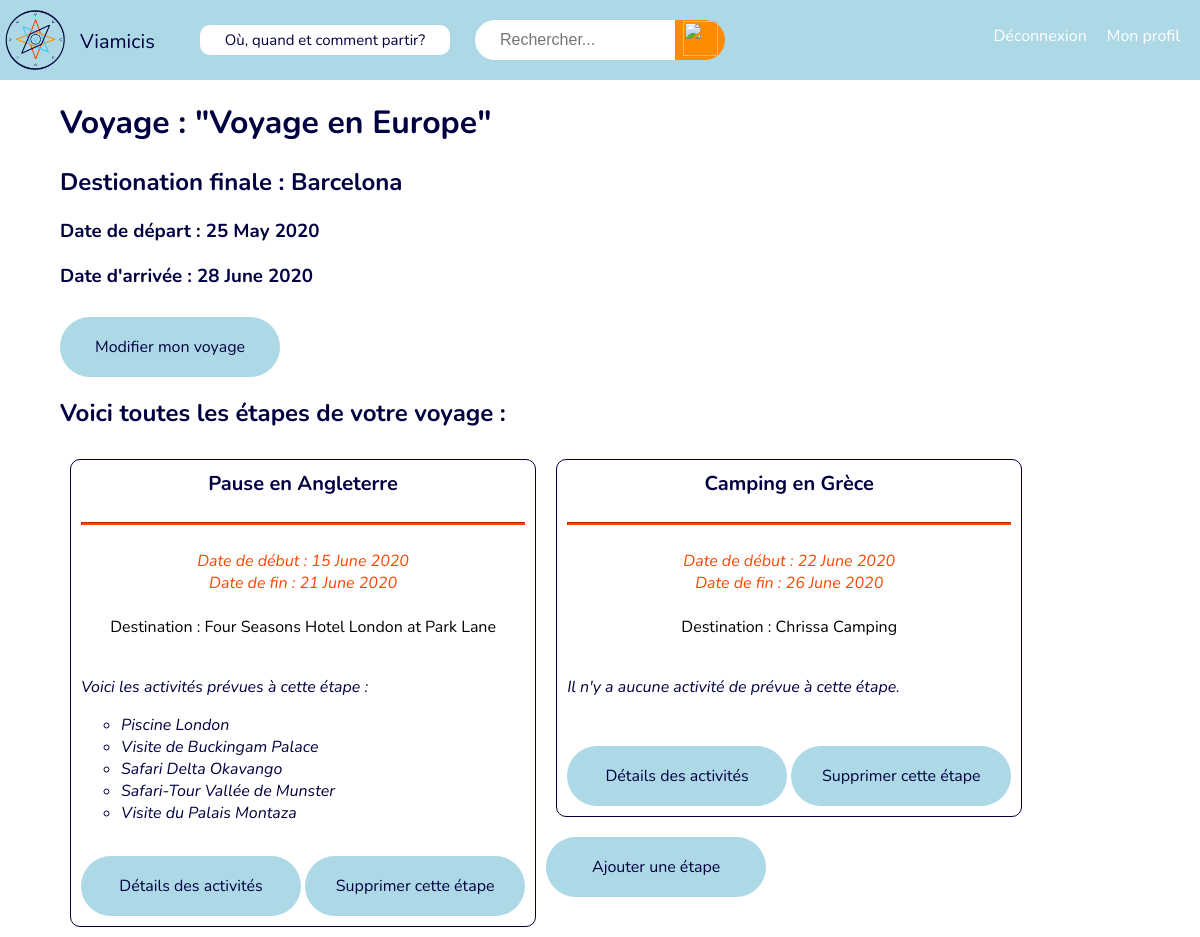
Page /details_voyage.php?trip_id=50 (signed in) on the committed database.
### tables this page shows
CREATE TABLE `trips` (
  `trip_id` int(11) NOT NULL,
  `trip_name` varchar(256) NOT NULL,
  `date_beginning` date DEFAULT NULL,
  `date_end` date DEFAULT NULL,
  `location` varchar(256) DEFAULT NULL,
  `creator_id` int(11) NOT NULL
);

CREATE TABLE `steps` (
  `step_id` int(11) NOT NULL,
  `step_name` varchar(128) NOT NULL,
  `trip_id` int(11) NOT NULL,
  `date_beginning` date NOT NULL,
  `date_end` date NOT NULL,
  `accomodation_id` int(11) NOT NULL
);

CREATE TABLE `accomodations` (
  `accomodation_id` int(11) NOT NULL,
  `accomodation_name` varchar(128) NOT NULL,
  `type` varchar(64) NOT NULL,
  `location` varchar(256) NOT NULL,
  `description` text NOT NULL,
  `price` float UNSIGNED DEFAULT NULL,
  `pays` varchar(256) NOT NULL,
  `type_lieu` varchar(256) NOT NULL,
  `lien_img` varchar(250) DEFAULT NULL,
  `saisie_user` tinyint(1) DEFAULT NULL
);

CREATE TABLE `activities` (
  `activity_id` int(11) NOT NULL,
  `activity_name` text NOT NULL,
  `step_id` int(11) NOT NULL,
  `type` text NOT NULL,
  `date_beginning` date NOT NULL,
  `date_end` date NOT NULL,
  `description` text NOT NULL,
  `price` float UNSIGNED DEFAULT NULL
);

### bd/web_voyageDB.php (called while the page is built, shortened)
<?php
class web_voyageDB {
    private $host    = 'localhost';
    private $name    = 'web_voyage';
    private $user    = 'root';
    private $pass    = '';
    private $connexion;
    function __construct($host = null, $name = null, $user = null, $pass = null){
        try{
            $this->connexion = new PDO('mysql:host=' . $this->host . ';dbname=' . $this->name,
                $this->user, $this->pass, array(PDO::MYSQL_ATTR_INIT_COMMAND =>'SET NAMES UTF8',
                PDO::ATTR_ERRMODE => PDO::ERRMODE_WARNING));
        }catch (PDOException $e){
            echo 'Erreur : Impossible de se connecter a la BDD !';
            die();
        }
    }
    public function query($sql, $data = array()){
        $req = $this->connexion->prepare($sql);
        $req->execute($data);
        return $req;
    }
}
$DB = new web_voyageDB();
?>

### details_voyage.php (the view, shortened to what this page needs)
<?php
include('bd/web_voyageDB.php');
?>
<!DOCTYPE html>
<html>
<head>
    <link type="text/css" rel="stylesheet" href="style.css">
</head>
<body>
    <div id="barre">
        <a id="nom_site" href="accueil.html">
            <img id="logo" src="images/logo web2.png" />
            <gf-specimen-header id="header"> Viamicis </gf-specimen-header>
        </a>
        <div id="dropdown">
            <button id="boutonmenuprincipal">Où, quand et comment partir?</button>
        </div>
        <div id="box">
            <form action="recherche.php" method="GET">
                <input id="texte_recherche" type="search" name="recherche" placeholder="Rechercher...">
                <button type="submit" id="bouton_recherche">
                    <img id="icone_recherche" src="https://img.icons8.com/dotty/80/000000/search.png" />
                </button>
            </form>
        </div>
        <p id="profil"><a href="profil.php">Mon profil</a></p>
        <p id="deconnexion"> <a href="deconnexion.php">Déconnexion</a></p>
    </div>
    <?php
    if (isset($_GET['trip_id']) and !empty($_GET['trip_id'])) {
        $voyage = (array) (int) $_GET['trip_id'];
        $information = $DB->query('SELECT * FROM trips WHERE trip_id LIKE ?', $voyage);
        $etape = $DB->query('SELECT * FROM steps WHERE trip_id LIKE ?', $voyage);
        if ($information->rowCount() > 0) {
            foreach ($information as $information) {
    ?>
                <div id="encart_details_voyage">
                    <h1>Voyage : "<?= $information['trip_name'] ?>" </h1>
                    <?php
                    if ($information['location'] == NULL) {
                    ?>
                        <h2>Destionation finale non renseignée</h2>
                    <?php
                    } else {
                    ?>
                        <h2>Destionation finale : <?= $information['location'] ?></h2>
                    <?php
                    }
                    ?>
                    <?php
                    $str_date_debut = strftime('%d %B %Y', strtotime($information['date_beginning']));
                    if ($information['date_beginning'] == NULL) {
                    ?>
                        <h3>Date de départ non renseignée</h3>
                    <?php
                    } else {
                    ?>
                        <h3>Date de départ : <?= $str_date_debut ?></h3>
                    <?php
                    }
                    ?>
                    <?php
                    $str_date_fin = strftime('%d %B %Y', strtotime($information['date_end']));
                    if ($information['date_end'] == NULL) {
                    ?>
                        <h3>Date d'arrivée non renseignée</h3>
                    <?php
                    } else {
                    ?>
                        <h3>Date d'arrivée : <?= $str_date_fin ?></h3>
                    <?php
                    }
                    ?>
                    <div class="button_detail_voyage">
                        <a href="modifier_voyage.php?trip_id=<?= $information['trip_id'] ?>">
                            Modifier mon voyage
                        </a>
                    </div>
                    <br>
                <?php
            }
            if ($etape->rowCount() > 0) {
                ?>
                    <h2>Voici toutes les étapes de votre voyage :</h2>
                    <?php
                    foreach ($etape as $etape) {
                        $id_destination = (array) (int) $etape['accomodation_id'];
                        $destination = $DB->query('SELECT * FROM accomodations WHERE accomodations.accomodation_id LIKE ?', $id_destination);
                        foreach ($destination as $destination) {
                            $str_date_debut = strftime('%d %B %Y', strtotime($etape['date_beginning']));
                            $str_date_fin = strftime('%d %B %Y', strtotime($etape['date_end']));
                    ?>
                            <ul class="result_recherche">
                                <li id="lieu"><?= $etape['step_name'] ?></li>
                                <hr>
                                <li id="continent">Date de début : <?= $str_date_debut ?></li>
                                <li id="continent">Date de fin : <?= $str_date_fin ?></li>
                                <br>
                                <li id="ville">
                                    <a href="details.php?id=<?= $destination['accomodation_id'] ?>&iduser=<?= $_SESSION['id'] ?>">
                                        Destination : <?= $destination['accomodation_name'] ?>
                                    </a>
                                </li>
                                <br>
                                <?php
                                $etape_id = (array) (int) $etape['step_id'];
                                $activities = $DB->query('SELECT * FROM activities WHERE activities.step_id LIKE ?', $etape_id);
                                if ($activities->rowCount() > 0) {
                                ?>
                                    <p class="list_activities">Voici les activités prévues à cette étape :</p>
                                    <ul class="list_activities">
                                        <?php
                                        foreach ($activities as $activities) {
                                        ?>
                                            <li><?= $activities['activity_name'] ?></li>
                                        <?php
                                        }
                                        ?>
                                    </ul>
                                <?php
                                }
                                else {
                                ?>
                                    <p class="list_activities">Il n'y a aucune activité de prévue à cette étape.</p>
                                <?php
                                }
                                ?>
                                <br>
                                <div class="button_detail_voyage">
                                    <a href="activite_etape.php?step_id=<?= $etape['step_id'] ?>">
                                        Détails des activités
                                    </a>
                                </div>
                                <div class="button_detail_voyage" id="button_suppression" onClick="return confirm('Voulez-vous vraiment supprimer cette étape ? Cette action sera irréversible.')">
                                    <a href="details_voyage.php?trip_id=<?= $_GET['trip_id'] ?>&delete_step=<?= $etape['step_id'] ?>">
                                        Supprimer cette étape
                                    </a>
                                </div>
                            </ul>
                        <?php
                        }
                        ?>
                    <?php
                    }
                }
            }
        }
        ?>
        <div class="button_detail_voyage">
            <a href="ajout_etape_libre.php?idtrip=<?= $_SESSION['trip_id'] ?>">
                Ajouter une étape
            </a>
        </div>
                </div>
</body>
</html>

### style.css (style rules this page uses)
body { font-family: 'Nunito', Arial, sans-serif; margin : 0; font-size : 16px; color : rgb(0, 0, 64); min-width: 520px; }
#barre { position: -webkit-sticky; position: sticky; top : 0; left : 0; right : 0; width : 100%; height : 80px; background-color: lightblue; }
#barre #logo { position : absolute; height: 60px; width : 60px; left : 5px; top : 10px; }
#barre #header { position : absolute; height: 20px; width : 50px; left : 80px; top : 27.5px; font-size : 20px; text-decoration: none; color : rgb(0,0,64); }
#dropdown { position: absolute; float: left; margin-left: 150px; margin-top: 25px; display: inline-block; }
#boutonmenuprincipal { position: absolute; margin-left: 50px; background-color: white; color: rgb(0, 0, 64); border: none; cursor: pointer; padding:5px; top:120px 0px; font-size: 15px; font-family: 'Nunito', Arial, sans-serif; border-radius: 10px; width: 250px; }
#box { color : rgb(0, 0, 64); position : absolute; top : 45px; left : 50%; width : 250px; height : 50px; transform : translate(-50%,-50%); }
#texte_recherche { position : relative; display : inline-block; font-size : 16px; box-sizing: border-box; transition : 0.3s; }
#texte_recherche[type="search"] { width : 200px; height : 40px; border : none ; outline : none; padding : 0 25px; border-radius : 25px 0 0 25px; }
#bouton_recherche { width : 50px; height: 40px; top : 50px; padding : 0; margin : 0; border-radius : 0 25px 25px 0; border : none; background-color: rgb(255,140,0); float : right; }
#icone_recherche { width : 35px; height: 35px; transition : 0.3s; }
#profil { float: right; margin-right: 20px; margin-top: 25px; text-decoration: none; }
#profil a, #deconnexion a { text-decoration: none; color: white; }
#deconnexion { float: right; margin-right: 20px; margin-top: 25px; color : white; text-decoration: none; }
.result_recherche { border : 1px solid rgb(0, 0, 64); border-radius: 10px; padding : 10px; margin : 10px; width : auto; height: auto; float: left; text-align: center; list-style-type: none; }
#lieu { font-weight: bold; font-size: 20px; }
#continent { color : rgb(255,69,0); font-style: italic; }
hr { border-color: rgb(255,69,0); font-size: 50px; background-color: rgb(255,69,0); height: 1px; }
#encart_details_voyage { width : 90%; margin : auto; margin-top : 20px; margin-bottom: 20px; }
.button_detail_voyage { margin : auto; margin-top: 10px; display: inline-block; padding : 10px; width: 200px; border-radius: 45px; background-color: lightblue; transition : 0.3s; border : none; line-height:40px; text-align: center; }
.button_detail_voyage a { text-decoration: none; color : rgb(0,0,64); }
.list_activities { text-align: left; font-style: italic; }
a { text-decoration : none; color : black; }

### rows in the picture
trips: trip_name "Voyage en Europe", location "Barcelona", date_beginning "25 May 2020", date_end "28 June 2020"
steps: step_name "Pause en Angleterre", date_beginning "15 June 2020", date_end "21 June 2020"
accomodations: accomodation_name "Four Seasons Hotel London at Park Lane"
activities: activity_name "Piscine London"
activities: activity_name "Visite de Buckingam Palace"
activities: activity_name "Safari Delta Okavango"
activities: activity_name "Safari-Tour Vallée de Munster"
activities: activity_name "Visite du Palais Montaza"
steps: step_name "Camping en Grèce", date_beginning "22 June 2020", date_end "26 June 2020"
accomodations: accomodation_name "Chrissa Camping", shows "Il n'y a aucune activité de prévue à cette étape."
